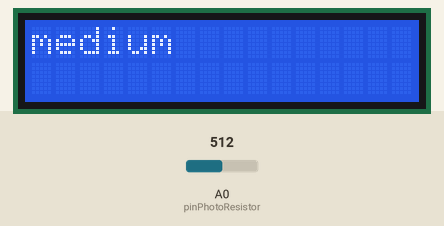
Recording of a sketch running on a simulated Arduino Uno, built with avr-gcc and run on an emulated ATmega328P. On the bench: 16×2 character LCD. The test bench sets the inputs (shaded band); at power-on: A0 (pinPhotoResistor) = 512. What the sketch prints to the serial monitor is not drawn.

Above: at 1.2 s.
1.3 s: A0 (pinPhotoResistor) set to 460
At 2.3 s:
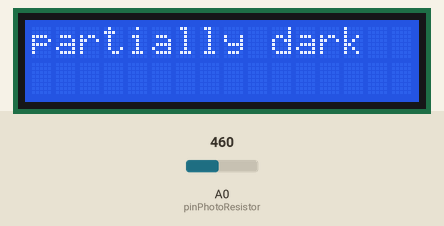
3.9 s: A0 (pinPhotoResistor) set to 585
At 4.7 s:
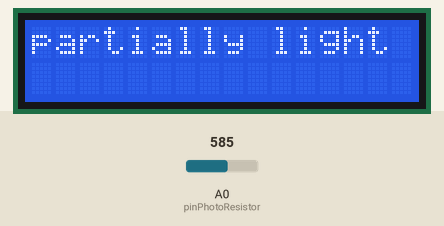
7.1 s: A0 (pinPhotoResistor) set to 785
At 7.7 s:
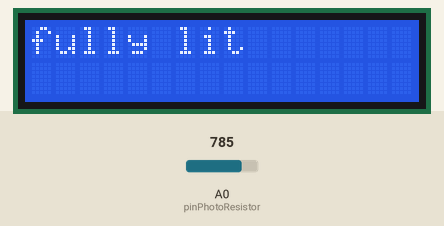
10.3 s: A0 (pinPhotoResistor) set to 265
At 10.8 s:
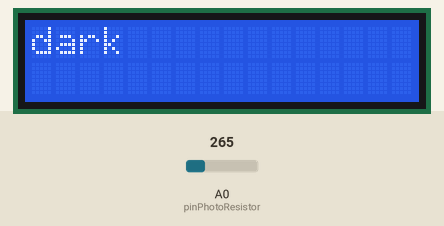
13.5 s: A0 (pinPhotoResistor) set to 285
At 14.3 s:
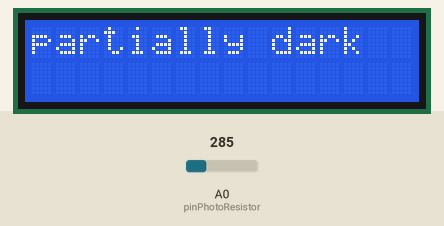
16.6 s: A0 (pinPhotoResistor) set to 122
At 17.4 s:
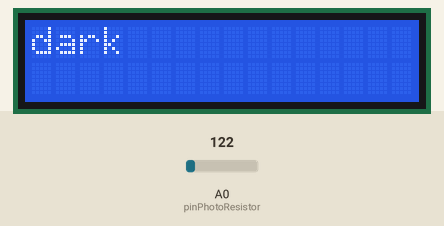
Timing chart, 0 to 19.6 s (numbered marks = the images above; inputs shaded):
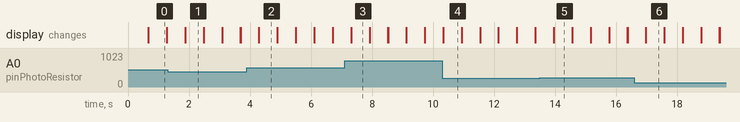

The sketch:

hbanke2Lab4.ino
```cpp
/* Het Banker, hbanke2, 676239923
 * Lab 4: Photoresistor
 * Description: In this lab, we are to detemine the range of values of the photoresistors and
 *              make reasonable changes to the predicted values. The predefines text values of the
 *              labs are dark, partially dark, medium, partially litght or fully light in the order.
 *
 *              The circuit:
 *              LCD RS pin to digital pin 12
 *              LCD Enable pin to digital pin 11
 *              LCD D4 pin to digital pin 5
 *              LCD D5 pin to digital pin 4
 *              LCD D6 pin to digital pin 3
 *              LCD D7 pin to digital pin 2
 *              LCD R/W pin to ground
 *              10K resistor:
 *              ends to +5V and ground
 *              wiper to LCD VO pin (pin 3)
 *
 * Assumption: In this lab, I did not expect hardware to but the photocells just work fine.
 *             They work based on the amount of light that is shinning on the photocell's face.
 * References:
 *          https://playground.arduino.cc/Learning/PhotoResistor/
 *          https://www.instructables.com/id/How-to-use-a-photoresistor-or-photocell-Arduino-Tu/
 *          https://learn.adafruit.com/photocells
 */

#include <LiquidCrystal.h>

// initialize the library by associating any needed LCD interface pin
// with the arduino pin number it is connected to
const int rs = 12, en = 11, d4 = 5, d5 = 4, d6 = 3, d7 = 2;
LiquidCrystal lcd(rs, en, d4, d5, d6, d7);

//where the pin for the light sensor is
int pinPhotoResistor = A0;
int analogValue = 0;

void setup()
{
  Serial.begin(9600);

  //set up the LCD's number of columns and rows:
  lcd.begin(16, 2);
}

void loop()
{
  analogValue = analogRead(pinPhotoResistor);
  Serial.println(analogValue); //for debugging

  lcd.setCursor(0,0);
  if(analogValue > 0 && analogValue <= 275)
  {
    lcd.print("dark");
  }
  else if(analogValue > 275 && analogValue <= 470)
  {
    lcd.print("partially dark");
  }
  else if(analogValue > 470 && analogValue <= 575)
  {
    lcd.print("medium");
  }
  else if(analogValue > 575 && analogValue <= 775)
  {
    lcd.print("partially light");
  }
  else
  {
    lcd.print("fully lit");
  }

  delay(600);
  lcd.clear(); //clear the LCD
}
```

Measured:
- after the input at 1.3 s, the display: first differs from a run without the input after 0.58 s (image 1)
- after the input at 3.9 s, the display: first differs from a run without the input after 0.39 s (image 2)
- after the input at 7.1 s, the display: first differs from a run without the input after 0.22 s (image 3)
- after the input at 10.3 s, the display: first differs from a run without the input at once (image 4)
- after the input at 13.5 s, the display: first differs from a run without the input after 0.45 s (image 5)
- after the input at 16.6 s, the display: first differs from a run without the input after 0.38 s (image 6)
- what the display in image 0 shows lasts 0.6 s, from 0.7 s to 1.3 s
